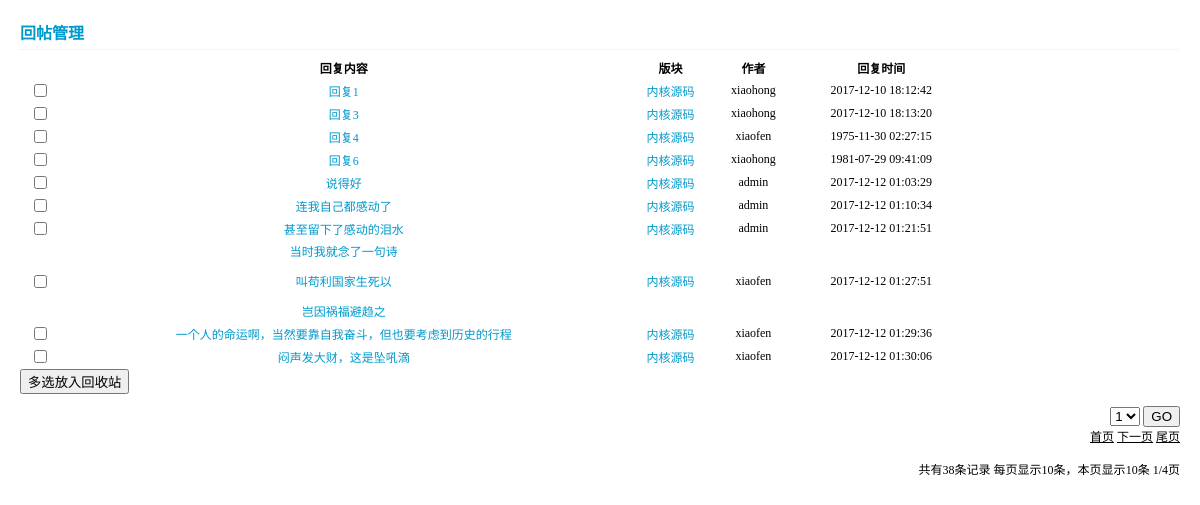
Screenshot of /adminEditReply.php?page=1 with the database file from the repository.
### tables this page shows
CREATE TABLE IF NOT EXISTS `bbs_details` (
  `id` int(10) NOT NULL AUTO_INCREMENT,
  `first` tinyint(1) NOT NULL DEFAULT '0' COMMENT '帖子回复（1=帖子，0=回复）',
  `tid` int(10) NOT NULL COMMENT '帖子id',
  `sid` int(10) NOT NULL DEFAULT '0',
  `authorid` int(10) NOT NULL COMMENT '发贴人id',
  `title` varchar(600) NOT NULL COMMENT '帖子标题',
  `content` mediumtext NOT NULL COMMENT '帖子/回帖内容',
  `addtime` int(12) NOT NULL COMMENT '发布时间',
  `addip` int(12) NOT NULL COMMENT '发帖人IP',
  `classid` int(10) NOT NULL COMMENT '板块id',
  `replycount` int(12) NOT NULL DEFAULT '0' COMMENT '帖子的回复数量',
  `hits` int(12) NOT NULL DEFAULT '0' COMMENT '浏览次数',
  `istop` tinyint(2) NOT NULL DEFAULT '0' COMMENT '是否为置顶帖（1=是，0=否）',
  `elite` tinyint(2) NOT NULL DEFAULT '0' COMMENT '是否为精华帖（1=是，0=否）',
  `ishot` tinyint(2) NOT NULL DEFAULT '0' COMMENT '是否为热门贴（1=是，0=否）',
  `rate` smallint(3) NOT NULL DEFAULT '0' COMMENT '帖子售价（积分）',
  `attachment` smallint(3) DEFAULT NULL COMMENT '帖子附件',
  `isdel` int(2) DEFAULT '0' COMMENT '是否放入回收站（1=是，0=否）',
  `style` char(10) DEFAULT NULL COMMENT '帖子标题颜色（css样式）',
  `isdisplay` int(2) NOT NULL DEFAULT '0' COMMENT '是否屏蔽回复内容（1=是，0=否）',
  PRIMARY KEY (`id`)
);

CREATE TABLE IF NOT EXISTS `bbs_category` (
  `cid` int(10) NOT NULL AUTO_INCREMENT,
  `classname` varchar(60) NOT NULL COMMENT '版块名称',
  `parentid` int(10) NOT NULL COMMENT '父级ID',
  `classpath` char(20) DEFAULT NULL COMMENT '关系',
  `replycount` int(10) DEFAULT '0' COMMENT '回帖数量',
  `motifcount` int(10) NOT NULL DEFAULT '0' COMMENT '帖子数量',
  `compere` char(10) DEFAULT NULL COMMENT '版主',
  `classpic` varchar(255) NOT NULL DEFAULT 'public/img/classLogo.gif' COMMENT '板块ICON',
  `description` varchar(200) DEFAULT NULL COMMENT '板块描述',
  `orderby` smallint(6) NOT NULL DEFAULT '0' COMMENT '排序',
  `lastpost` varchar(255) DEFAULT NULL COMMENT '最后发表',
  `namestyle` char(10) DEFAULT NULL,
  `ispass` tinyint(2) NOT NULL DEFAULT '1' COMMENT '审核状态',
  PRIMARY KEY (`cid`)
);

CREATE TABLE IF NOT EXISTS `bbs_user` (
  `uid` int(11) NOT NULL AUTO_INCREMENT,
  `username` char(16) NOT NULL COMMENT '账号',
  `password` char(32) NOT NULL COMMENT '密码（md5加密）',
  `email` char(30) NOT NULL COMMENT '邮箱',
  `undertype` tinyint(2) NOT NULL COMMENT '账号类型（1=管理员，0=普通用户）',
  `regtime` int(12) NOT NULL COMMENT '注册时间',
  `lasttime` int(12) NOT NULL COMMENT '最后登录时间',
  `regip` int(12) NOT NULL COMMENT '注册IP',
  `picture` varchar(255) NOT NULL DEFAULT 'public/img/avatarBlank.gif' COMMENT '头像',
  `grade` int(10) DEFAULT '0' COMMENT '积分',
  `problem` varchar(200) DEFAULT '0' COMMENT '查找密码问题',
  `result` varchar(200) DEFAULT NULL COMMENT '答案',
  `realname` char(50) DEFAULT NULL COMMENT '真实姓名',
  `sex` tinyint(4) DEFAULT '2' COMMENT '性别（1=男。2=女）',
  `birthday` varchar(20) DEFAULT NULL COMMENT '生日',
  `place` varchar(50) DEFAULT NULL COMMENT '所在地',
  `qq` char(13) DEFAULT NULL COMMENT 'QQ号码',
  `autograph` varchar(500) DEFAULT NULL COMMENT '个人签名',
  `errortimes` int(11) NOT NULL DEFAULT '0' COMMENT '登录时密码错误的次数',
  `allowlogin` tinyint(2) NOT NULL DEFAULT '0' COMMENT '是否允许登录（0=允许，1=不允许）',
  PRIMARY KEY (`uid`)
);

### adminEditReply.php (called while the page is built, shortened)
<?php
$link = dbConnect('localhost' ,'root' ,'123123' ,'dbOne' , 'utf8');
$motifCount = count(dbSelect($link , 'bbs_details' , '*' , "first = 0 and isdel = 0"));
$pageCount = 10;
$pages = ceil($motifCount / $pageCount);
$page =  $_GET['page'];
$pageStart = ($page - 1) * $pageCount;
if (dbSelect($link , 'bbs_details' , 'title' , "first = '0'  and isdel = '0'" , null , "$pageStart , $pageCount") == false) {
	$realCount = 0;
} else {
$realCount = count(dbSelect($link , 'bbs_details' , 'title' , "first = '0' and isdel = '0'" , null , "$pageStart , $pageCount"));
}
$reply = selectThree($link , '*' , 'bbs_details' , 'bbs_user' , 'bbs_category' , 'authorid' , 'uid' , 'classid' , 'cid' , 'first = 0 and isdel = 0' , 'istop desc' , "$pageStart , $pageCount");
display('adminEditReply.html' , compact('reply' , 'author' , 'page' , 'pages' , 'realCount' , 'motifCount' , 'pageCount' ));

### helper/mysql.php (called while the page is built, shortened)
<?php
function dbSelect($link,$table,$fields='*',$where=null,$orderby=null,$limit=null)
{
	$sql = "select $fields from $table";
	$where = parseWhere($where);
	if ($where) {
		$sql .= ' where ' . $where;
	}
	if ($limit) {
		$sql .= ' limit ' . $limit;
	}
	$result = mysqli_query($link,$sql);
	if ($result && mysqli_num_rows($result)) {
		return mysqli_fetch_all($result,MYSQLI_BOTH);
	}
	return false;
}
function parseWhere($where)
{
	if (is_array($where)) {
		return join(' and ',$where);
	} else if (is_string($where)) {
		return $where;
	} else {
		return null;
	}
}
function SelectThree($link , $fields='*' , $t1 , $t2 , $t3 , $id12 , $id2 , $id13 , $id3 , $where=null,$orderby=null,$limit=null)
{
	$sql = "select $fields from ($t1 left join $t2 on $t1.$id12=$t2.$id2) left join $t3 on $t1.$id13=$t3.$id3";
	$where = parseWhere($where);
	if ($where) {
		$sql .= ' where ' . $where;
	}
	if ($orderby) {
		$sql .= ' order by ' . $orderby;
	}
	if ($limit) {
		$sql .= ' limit ' . $limit;
	}
	$result = mysqli_query($link,$sql);
	if ($result && mysqli_num_rows($result)) {
		return mysqli_fetch_all($result,MYSQLI_BOTH);
	}
	return false;
}

### caches/admin/adminEditReply_html.php (the view, shortened to what this page needs)
<html>
	<head>
		<link rel="stylesheet" type="text/css" href="../../public/css/adminEditReply.css"/>
	</head>
	<body>
		<div class="title">
			回帖管理
		</div>
		<hr />
		<form action = "adminEditReply.php?page=<?=$page;?>" method = "post">
			<table>
				<tr>
					<th></th>
					<th>回复内容</th>
					<th>版块</th>
					<th>作者</th>
					<th>回复时间</th>
				</tr>
				<?php foreach ($reply as $vReply):?>
				<tr>
					<td><input type ="checkbox" name = "id[]" value = "<?=$vReply['id'];?>"/></td>
					<td><a href = "detail.php?id=<?=$vReply['tid'];?>&page=1" target = "_blank"><?=$vReply['content'];?></a></td>
					<td>
						<a href = "list.php?classid=<?=$vReply['classid'];?>&page=1" target = "_blank">
						<?=$vReply['classname'];?></a>
					</td>
					<td><?=$vReply['username'];?></td>
					<td><?php echo date('Y-m-d H:i:s' ,$vReply['addtime']);?></td>
				</tr>
				<?php endforeach;?>
			</table>
			<button>多选放入回收站</button>
		</form>
		<div class="limit">
			<form action="listLimit.php" method="post">
				<select name="page">
					<?php for ($i = 1; $i <= $pages ;$i++):?>
					<option value="<?=$i;?>"><?=$i;?></option>
					<?php endfor;?>
				</select>
				<button>GO</button>
			</form>
			<a href="adminEditReply.php?page=1">首页</a>
			<?php if ($page < $pages): ?>
			<a href="adminEditReply.php?page=<?=$page + 1;?>">下一页</a>
			<?php endif; ?>
			<a href="adminEditReply.php?page=<?=$pages;?>">尾页</a><br />
			<br />
			共有<?=$motifCount;?>条记录	每页显示<?=$pageCount;?>条，本页显示<?=$realCount;?>条	<?=$page;?>/<?=$pages;?>页
		</div>
	</body>
</html>

### public/css/adminEditReply.css (style rules this page uses)
body { margin:20px; font-size:12px; }
.title { color:#0099CC; font-weight:bolder; font-size:16px; }
hr { height:1px; border:none; border-top:1px dotted #DEEFFB; margin:5px auto 5px; }
table { width:950px; text-align:center; }
table tr { border-bottom:1px dotted #DEEFFB; font-size:12px; }
table tr td a { color:#0099CC; text-decoration:none; }
.limit { width:500px; font-size:12px; float:right; text-align:right; margin-bottom:10px; }
.limit form { margin:0; }
.limit a { color:black; }

### rows the page displays
bbs_details: content "回复1", bbs_category.classname "内核源码", bbs_user.username "xiaohong", addtime "2017-12-10 18:12:42"
bbs_details: content "回复3", bbs_category.classname "内核源码", bbs_user.username "xiaohong", addtime "2017-12-10 18:13:20"
bbs_details: content "回复4", bbs_category.classname "内核源码", bbs_user.username "xiaofen", addtime "1975-11-30 02:27:15"
bbs_details: content "回复6", bbs_category.classname "内核源码", bbs_user.username "xiaohong", addtime "1981-07-29 09:41:09"
bbs_details: content "说得好", bbs_category.classname "内核源码", bbs_user.username "admin", addtime "2017-12-12 01:03:29"
bbs_details: content "连我自己都感动了", bbs_category.classname "内核源码", bbs_user.username "admin", addtime "2017-12-12 01:10:34"
bbs_details: content "甚至留下了感动的泪水", bbs_category.classname "内核源码", bbs_user.username "admin", addtime "2017-12-12 01:21:51"
bbs_details: content "当时我就念了一句诗 叫苟利国家生死以 岂因祸福避趋之", bbs_category.classname "内核源码", bbs_user.username "xiaofen", addtime "2017-12-12 01:27:51"
bbs_details: content "一个人的命运啊，当然要靠自我奋斗，但也要考虑到历史的行程", bbs_category.classname "内核源码", bbs_user.username "xiaofen", addtime "2017-12-12 01:29:36"
bbs_details: content "闷声发大财，这是坠吼滴", bbs_category.classname "内核源码", bbs_user.username "xiaofen", addtime "2017-12-12 01:30:06"

### other values shown
$motifCount "38"
$pageCount "10"
$realCount "10"
$page "1"
$pages "4"
form field page "1"
